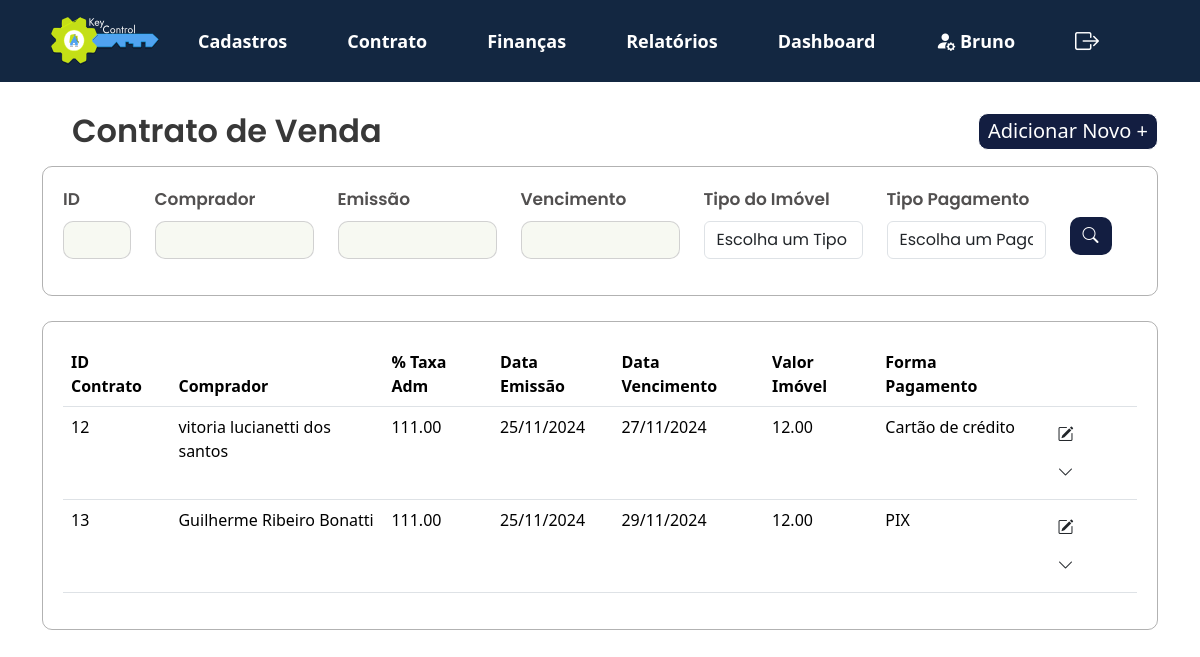
The app's page /KeyControl/projeto/views/lista_contrato_venda.php (signed in) with its own data.
### tables this page shows
CREATE TABLE `contrato_venda` (
  `id` int(11) NOT NULL,
  `comprador_nome` varchar(255) NOT NULL,
  `comprador_data_nascimento` date NOT NULL,
  `comprador_nacionalidade` varchar(100) NOT NULL,
  `comprador_cep` varchar(10) NOT NULL,
  `comprador_bairro` varchar(100) NOT NULL,
  `comprador_estado` varchar(100) NOT NULL,
  `comprador_cpf_cnpj` varchar(14) NOT NULL,
  `comprador_telefone` varchar(15) NOT NULL,
  `comprador_estado_civil` varchar(50) NOT NULL,
  `comprador_rua` varchar(255) NOT NULL,
  `comprador_complemento` varchar(255) DEFAULT NULL,
  `comprador_pais` varchar(100) NOT NULL,
  `comprador_rg_ie` varchar(15) NOT NULL,
  `comprador_email` varchar(255) NOT NULL,
  `comprador_profissao` varchar(100) NOT NULL,
  `comprador_numero` int(11) NOT NULL,
  `comprador_cidade` varchar(100) NOT NULL,
  `imovel_proprietario_cpf_cnpj` varchar(14) NOT NULL,
  `imovel_tipo` varchar(50) NOT NULL,
  `imovel_numero` int(11) NOT NULL,
  `imovel_cidade` varchar(100) NOT NULL,
  `imovel_taxa_venda` decimal(5,2) NOT NULL,
  `imovel_cep` varchar(10) NOT NULL,
  `imovel_bairro` varchar(100) NOT NULL,
  `imovel_estado` varchar(100) NOT NULL,
  `imovel_valor` decimal(15,2) NOT NULL,
  `imovel_registro` varchar(50) NOT NULL,
  `imovel_rua` varchar(255) NOT NULL,
  `imovel_complemento` varchar(255) DEFAULT NULL,
  `imovel_pais` varchar(100) NOT NULL,
  `data_emissao` date DEFAULT NULL,
  `data_vencimento` date DEFAULT NULL,
  `forma_pagamento` varchar(20) DEFAULT NULL,
  `id_imobiliaria` varchar(20) NOT NULL,
  `id_lancamento` int(11) NOT NULL
);

### KeyControl/projeto/app/controllers/filtro_contrato_venda.php (called while the page is built, shortened)
<?php
include '../app/controllers/db_conexao.php';
function buildQuery($contrato_id, $nome, $imovel_taxa_venda, $data_emissao, $data_vencimento, $imovel_valor, $tipo_imovel, $forma_pagamento) {
    $sql = "
        SELECT DISTINCT
            cv.id AS contrato_id,
            cv.comprador_nome,
            cv.imovel_taxa_venda,
            cv.data_emissao,
            cv.data_vencimento,
            cv.imovel_valor,
            cc.nome AS comprador_nome_completo,
            cc.cpf_cnpj AS comprador_cpf_cnpj,
            ci.cpf_cnpj_proprietario AS cpf_cnpj_proprietario,
            pc.nome AS nome_proprietario,
            cv.forma_pagamento
        FROM
            contrato_venda cv
        JOIN
            cadastro_cliente cc ON cv.comprador_cpf_cnpj = cc.cpf_cnpj
        JOIN
            cadastro_imovel ci ON cv.imovel_proprietario_cpf_cnpj = ci.cpf_cnpj_proprietario
        JOIN
            cadastro_cliente pc ON ci.cpf_cnpj_proprietario = pc.cpf_cnpj
        WHERE
            1=1";
    return $sql;
}
$contrato_id = $_POST['contrato_id'] ?? '';
$nome = $_POST['nome'] ?? '';
$imovel_taxa_venda = $_POST['imovel_taxa_venda'] ?? '';
$data_emissao = $_POST['data_emissao'] ?? '';
$data_vencimento = $_POST['data_vencimento'] ?? '';
$imovel_valor = $_POST['imovel_valor'] ?? '';
$tipo_imovel = $_POST['tipo_imovel'] ?? '';
$forma_pagamento = $_POST['forma_pagamento'] ?? '';
$contrato_id = htmlspecialchars($contrato_id);
$nome = htmlspecialchars($nome);
$imovel_taxa_venda = htmlspecialchars($imovel_taxa_venda);
$data_emissao = htmlspecialchars($data_emissao);
$data_vencimento = htmlspecialchars($data_vencimento);
$imovel_valor = htmlspecialchars($imovel_valor);
$tipo_imovel = htmlspecialchars($tipo_imovel);
$forma_pagamento = htmlspecialchars($forma_pagamento);
$sql = buildQuery($contrato_id, $nome, $imovel_taxa_venda, $data_emissao, $data_vencimento, $imovel_valor,  $tipo_imovel, $forma_pagamento);
try {
    $stmt = $pdo->prepare($sql);
    $stmt->execute();
    $result = $stmt->fetchAll(PDO::FETCH_ASSOC);
} catch (Exception $e) {
    echo "Erro na execução da consulta: " . htmlspecialchars($e->getMessage());
}
?>

### KeyControl/projeto/views/lista_contrato_venda.php (the view, shortened to what this page needs)
<?php
include_once '../app/controllers/filtro_contrato_venda.php';
?>
<!DOCTYPE html>
<html lang="pt-br">
<head>
    <link href="https://cdn.jsdelivr.net/npm/bootstrap@5.3.3/dist/css/bootstrap.min.css" rel="stylesheet">
    <link rel="stylesheet" href="../public/assets/js/menu.js">
    <link rel="stylesheet" href="https://cdn.jsdelivr.net/npm/bootstrap-icons@1.10.5/font/bootstrap-icons.css">
    <link rel="stylesheet" type="text/css" href="../public/assets/css/style2.css">
</head>
<body>
    <?php include 'navbar.php'; ?>
    <section>
        <div class="container">
            <div class="d-flex justify-content-between align-items-center mb-3">
                <h2 class="mb-0">Contrato de Venda</h2>
                <a href="../views/contrato_venda_imovel.php" class="button_adicionarnovo">Adicionar Novo +</a>
            </div>
        </div>
        <div class="container">
            <form method="POST" action="">
                <div class="filtros-container">
                    <div class="row g-12">
                        <div class="col-md-1">
                            <label for="contrato_id" class="form-label">ID</label>
                            <input type="text" id="contrato_id" class="form-control" name="contrato_id"
                                value="<?= htmlspecialchars($_POST['contrato_id'] ?? '') ?>">
                        </div>
                        <div class="col-md-2">
                            <label for="nome" class="form-label">Comprador</label>
                            <input type="text" id="nome" class="form-control" name="nome"
                                value="<?= htmlspecialchars($_POST['nome'] ?? '') ?>">
                        </div>
                        <div class="col-md-2">
                            <label for="data_emissao" class="form-label">Emissão</label>
                            <input type="text" id="data_emissao" class="form-control" name="data_emissao"
                                value="<?= htmlspecialchars($_POST['data_emissao'] ?? '') ?>" oninput="formatarData(this)" />
                        </div>
                        <div class="col-md-2">
                            <label for="data_vencimento" class="form-label">Vencimento</label>
                            <input type="text" id="data_vencimento" class="form-control" name="data_vencimento"
                                value="<?= htmlspecialchars($_POST['data_vencimento'] ?? '') ?>" oninput="formatarData(this)" />
                        </div>
                        <div class="col-md-2">
                            <label for="tipo_imovel" class="mb-2">Tipo do Imóvel</label>
                            <div class="position-relative">
                                <select class="form-control" name="tipo_imovel" id="tipo_imovel"
                                    onchange="checkSelection('tipo_imovel')">
                                    <option value="" disabled <?= !isset($_POST['tipo_imovel']) ? 'selected' : '' ?>>
                                        Escolha um Tipo</option>
                                </select>
                            </div>
                        </div>
                        <div class="col-sm-2">
                            <label for="forma_pagamento" class="mb-2">Tipo Pagamento</label>
                            <div class="position-relative">
                                <select class="form-control mb-3" name="forma_pagamento" id="forma_pagamento"
                                    onchange="checkSelection('forma_pagamento')">
                                    <option value="" disabled <?= !isset($_POST['forma_pagamento']) ? 'selected' : '' ?>>Escolha um Pagamento</option>
                                </select>
                            </div>
                        </div>
                        <div class="col-md-1">
                            <button class="btn btn-buscar" type="submit">
                                <i class="bi bi-search"></i>
                            </button>
                        </div>
                    </div>
                </div>
            </form>
        </div>
    </section>
    <section>
        <div class="container">
            <div class="card_relatório">
                <table class="table table-hover">
                    <thead>
                        <tr>
                            <th>ID Contrato</th>
                            <th>Comprador</th>
                            <th>% Taxa Adm</th>
                            <th>Data Emissão</th>
                            <th>Data Vencimento</</th>
                            <th>Valor Imóvel</th>
                            <th>Forma Pagamento</th>
                            <th></th>
                        </tr>
                    </thead>
                    <tbody>
                    <?php
                    if (isset($result) && count($result) > 0) {
                        foreach ($result as $row) {
                            echo "<tr>
                                <td>" . htmlspecialchars($row['contrato_id'] ?? '-') . "</td>
                                <td>" . htmlspecialchars($row['comprador_nome'] ?? '-') . "</td>
                                <td>" . htmlspecialchars($row['imovel_taxa_venda'] ?? '-') . "</td>
                                <td>" . htmlspecialchars(date("d/m/Y", strtotime($row['data_emissao'] ?? ''))) . "</td>
                                <td>" . htmlspecialchars(date("d/m/Y", strtotime($row['data_vencimento'] ?? ''))) . "</td>
                                <td>" . htmlspecialchars($row['imovel_valor'] ?? '-') . "</td>
                                <td>" . htmlspecialchars($row['forma_pagamento'] ?? '-') . "</td>
                                <td>
                                    <button class='btn' onclick=\"window.location.href='../views/modifica_contrato_venda.php?id=" . htmlspecialchars($row['contrato_id']) . "'\">
                                        <i class='bi bi-pencil-square'></i>
                                    </button>
                                    <button class='btn' onclick='toggleSubMenu(this)'>
                                        <i class='bi bi-chevron-down'></i>
                                    </button>
                                    <div class='submenu' style='display: none;'>
                                        <div class='submenu-options'>
                                            <button class='imprimir' title='Imprimir' onclick='redirectToRelatorio(" . htmlspecialchars($row['contrato_id']) . ")'>
                                                <i class='bi bi-printer'></i> Imprimir
                                            </button>
                                        </div>
                                    </div>
                                </td>
                            </tr>";
                        }
                    } else {
                        echo "<tr><td colspan='6'>Nenhum registro encontrado</td></tr>";
                    }
                    ?>
                </tbody>
                </table>
            </div>
        </div>
    </section>
</body>
</html>

### KeyControl/projeto/public/assets/css/style2.css (style rules this page uses)
h2 { font-family: "Poppins", sans-serif; font-weight: 600; font-style: normal; color: #383838; margin: 30px; }
.container h2 { position: relative; z-index: 1; }
form { font-family: "Poppins", sans-serif; font-style: normal; font-weight: 600; font-size: 17px; color: rgb(82, 80, 80); }
input.form-control { background-color: #F7F9F2; color: #333; border: 0px; }
h2.mb-0 { margin-block: auto; }
.filtros-container input.form-control { border: 1px solid #3838383b; border-radius: 10px; }
.filtros-container { width: auto; height: auto; border: 1px solid #38383862; border-radius: 10px; padding: 20px; display: flex; }
.filtros-container .btn-buscar { margin-top: 30px; }
.btn-buscar { background-color: #131E41; color: white; border-radius: 10px; }
.card_relatório { width: auto; height: auto; border: 1px solid #38383862; border-radius: 10px; margin-top: 25px; margin-bottom: 20px; padding: 20px; }
.button_adicionarnovo { border: 1px solid; border-radius: 10px; background-color: #131E41; width: 180px; height: 37px; align-items: center; display: flex; justify-content: center; align-items: center; text-align: center; color: #ffffff; font-size: 20px; text-decoration: none; }

### records on screen
contrato_venda: id "12", comprador_nome "vitoria lucianetti dos santos", imovel_taxa_venda "111.00", data_emissao "25/11/2024", data_vencimento "27/11/2024", imovel_valor "12.00", forma_pagamento "Cartão de crédito"
contrato_venda: id "13", comprador_nome "Guilherme Ribeiro Bonatti", imovel_taxa_venda "111.00", data_emissao "25/11/2024", data_vencimento "29/11/2024", imovel_valor "12.00", forma_pagamento "PIX"

### other values on screen
$first_name "Bruno"
